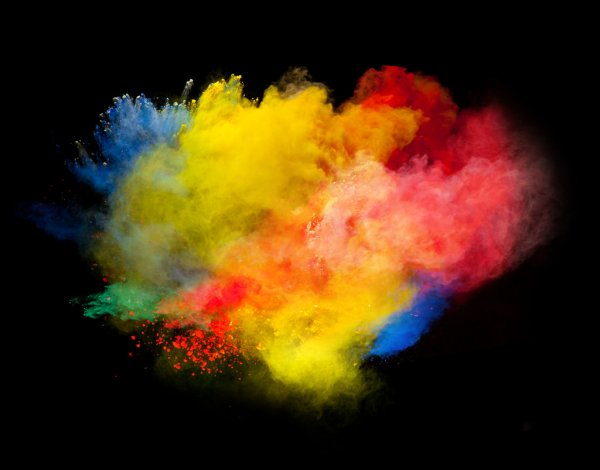
#> input picture colors.jpg, 600 x 470 px
$ jupyter execute clustering.ipynb   (shell and % lines are left out)
#> lines starting #> are read from the running program, lines starting #| are printed output that depends on the picture
<div  align="center" style="font-family: Arial; font-size:1.8em;color:green;"> ***  Compte rendu TP N°2  ***</div >
<div align="center" style="font-family: Arial; font-size:1.8em;color:gold;"> Segmentation  </div>

<p style="font-family: Arial; font-size:1.8em;color:gold;">  Bedhief  Safwa </p>

<p style="font-family: Arial; font-size:1.8em;color:silver;"> 3DNI 1 </p>

<!-- -->

<!-- -->

[cell 1]
import numpy as np
import cv2
from sklearn.cluster import KMeans
from sklearn.cluster import MiniBatchKMeans
import skimage.io
import matplotlib.pyplot as plt

image = cv2.imread('colors.jpg')
#> image is the input picture: shape (470, 600, 3); mean B, G, R 16.9, 46.4, 71.9
(h1, w1) = image.shape[:2]
#> h1 = 470; w1 = 600

image = cv2.cvtColor(image, cv2.COLOR_BGR2LAB)
#> image: shape (470, 600, 3); mean of channels 0, 1, 2 56.9, 135.8, 146.1
image = image.reshape((image.shape[0] * image.shape[1], 3))

clt = KMeans(n_clusters = 8)

labels = clt.fit_predict(image)
quant = clt.cluster_centers_.astype("uint8")[labels]

#reshape the feature vectors to images
quant = quant.reshape((h1, w1, 3))
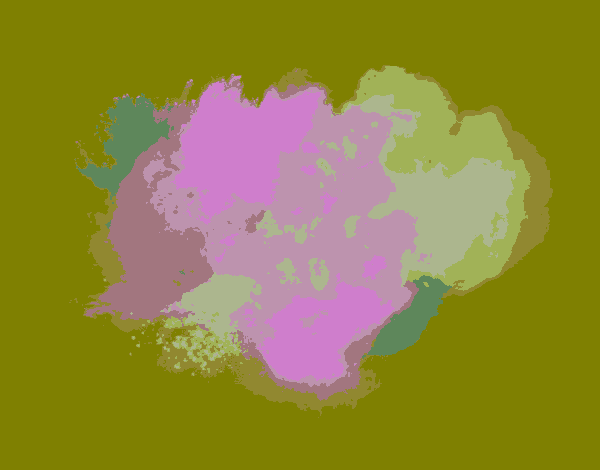
#> quant: shape (470, 600, 3); mean of channels 0, 1, 2 56.6, 135.4, 145.3; drawn as B, G, R
image = image.reshape((h1, w1, 3))

# convert from L*a*b* to RGB
quant = cv2.cvtColor(quant, cv2.COLOR_LAB2BGR)
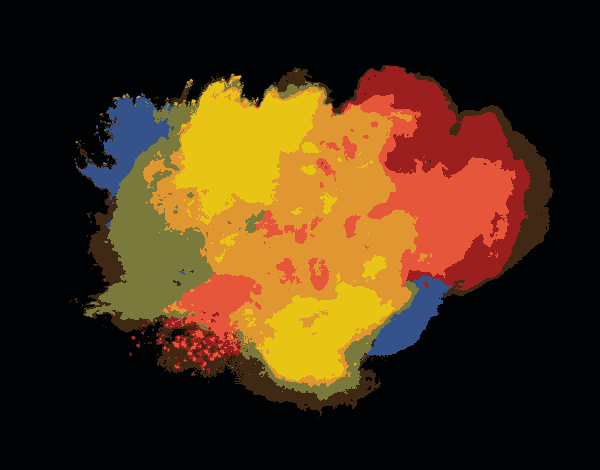
#> quant: shape (470, 600, 3); mean B, G, R 21.2, 47.5, 71
image = cv2.cvtColor(image, cv2.COLOR_LAB2BGR)

cv2.imwrite('color8.jpg', quant)
plt.imshow(image)

cv2.imread('colors.jpg')
cv2.waitKey(0)
cv2.destroyAllWindows()

<p style="font-family: Arial; font-size:50xp;">  pour  k=2,3,4et 8
 </p>

<p style="font-family: Arial; font-size:50xp;color:magenta;"> --> Remarque :  plus K augmente plus image proche de l'image origine
 </p>

[cell 2]
plt.imshow(image)

[cell 3]
import skimage.io
import matplotlib.pyplot as plt
import cv2

img_path="colors.jpg"
img = skimage.io.imread(img_path)/255.0

def plotnoise(img, mode, r, c, i):
#> called with mode = 'gaussian', r = 4, c = 2, i = 1
    plt.subplot(r,c,i)
    if mode is not None:
        gimg = skimage.util.random_noise(img, mode=mode)
        plt.imshow(gimg)
        img_noised=gimg

        cv2.imwrite('imagenoised.jpg', img_noised)
    else:
        plt.imshow(img)
    plt.title(mode)
    plt.axis("off")

plt.figure(figsize=(18,24))
r=4
c=2
plotnoise(img, "gaussian", r,c,1)
plotnoise(img, "localvar", r,c,2)
plotnoise(img, "poisson", r,c,3)
plotnoise(img, "salt", r,c,4)
#> call 4 of plotnoise, with mode = 'salt', r = 4, c = 2, i = 4
#> in plotnoise (call 4), `gimg = skimage.util.random_noise(img, mode=mode)`:
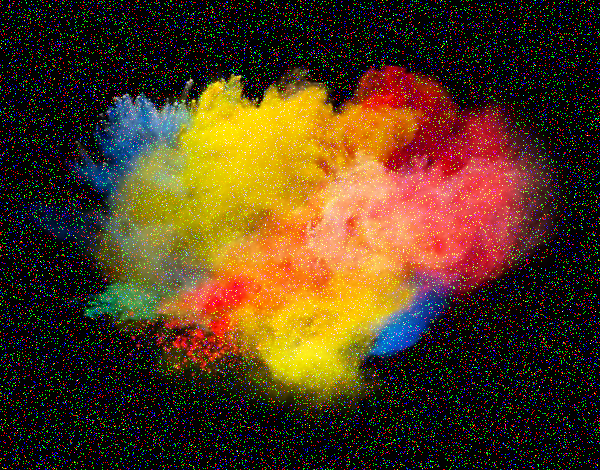
#> gimg: shape (470, 600, 3) float64; mean R, G, B 0.318, 0.223, 0.113
#> in plotnoise (call 4), `cv2.imwrite('imagenoised.jpg', img_noised)`:
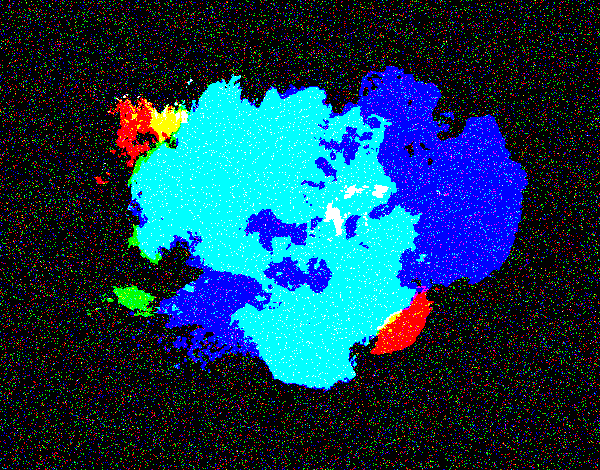
#> saved as imagenoised.jpg: shape (470, 600, 3); mean B, G, R 0.332, 0.226, 0.0678; drawn with 1 as white
plotnoise(img, "pepper", r,c,5)
plotnoise(img, "s&p", r,c,6)
#> in plotnoise (call 6), `gimg = skimage.util.random_noise(img, mode=mode)`:
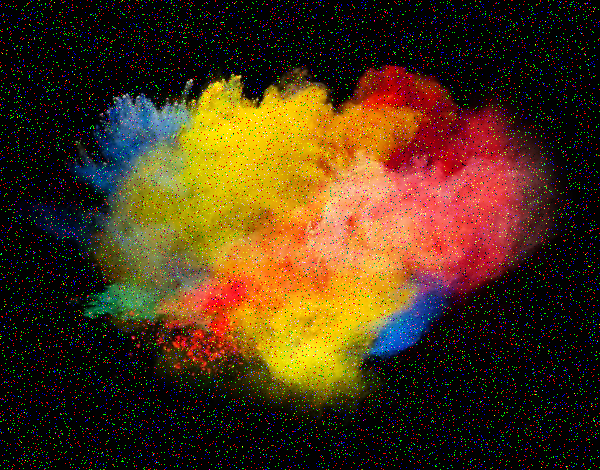
#> gimg: shape (470, 600, 3) float64; mean R, G, B 0.293, 0.198, 0.088
#> in plotnoise (call 6), `cv2.imwrite('imagenoised.jpg', img_noised)`:
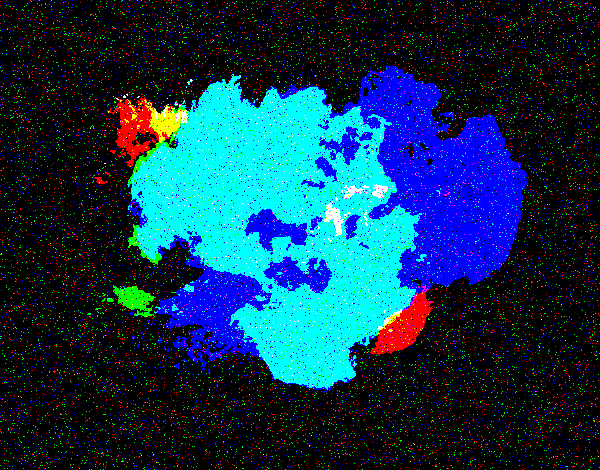
#> saved as imagenoised.jpg: shape (470, 600, 3); mean B, G, R 0.307, 0.201, 0.0428; drawn with 1 as white
plotnoise(img, "speckle", r,c,7)
#> in plotnoise (call 7), `cv2.imwrite('imagenoised.jpg', img_noised)`:
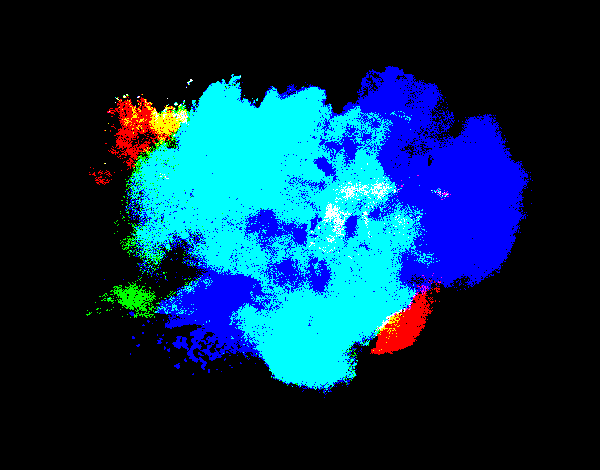
#> saved as imagenoised.jpg: shape (470, 600, 3); mean B, G, R 0.295, 0.182, 0.0196; drawn with 1 as white
plotnoise(img, None, r,c,8)
plt.show()

<p style="font-family: Arial; font-size:1.8em;color:magenta;">-->  on a appliquer les differents filters au image origine
</p>

[cell 4]
import numpy as np
import cv2
from matplotlib import pyplot as plt

imag = cv2.imread('colors.jpg')
# convert  to grayscale
gray = cv2.cvtColor(imag, cv2.COLOR_BGR2GRAY)
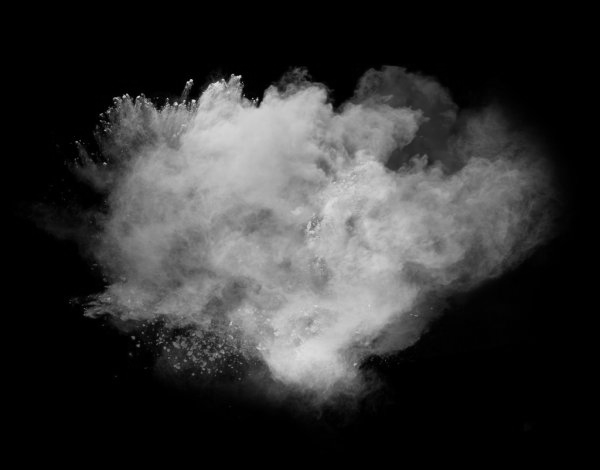
#> gray: shape (470, 600); min 0, max 227, mean 50.7

# convert  to float64
gray = np.float64(imag)
#> gray: shape (470, 600, 3) float64

# create a noise of variance 25
noise = np.random.randn(*gray.shape)*10

# Add this noise to images
noisy = gray+noise
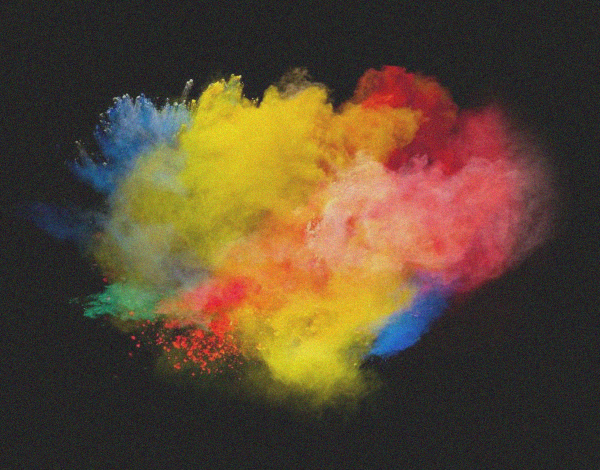
#> noisy: shape (470, 600, 3) float64; mean B, G, R 16.9, 46.5, 71.9; drawn with min black and max white

# Convert back to uint8
noisy = np.uint8(np.clip(noisy,0,255))

# Denoise
dst = cv2.fastNlMeansDenoisingColored(noisy,None,10,10,7,21)

cv2.imwrite('denoisedimage.jpg', dst)
cv2.imwrite('noiseimage.jpg', noisy)

plt.figure(figsize=(18,24))
plt.subplot(141),plt.imshow(imag)
plt.gca().set_title('image origin')

plt.subplot(142),plt.imshow(gray)
plt.gca().set_title('image gray')

plt.subplot(143),plt.imshow(noisy)
plt.gca().set_title('image noised')

plt.subplot(144),plt.imshow(dst)
plt.gca().set_title('image denoised')

plt.show()
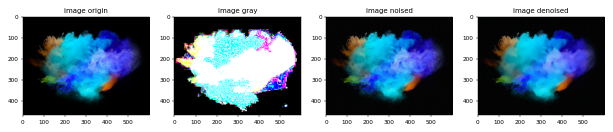
#> figure drawn by matplotlib, 4 panels; B, G, R data is drawn as R, G, B

$ run again, with color1.jpg copied over colors.jpg
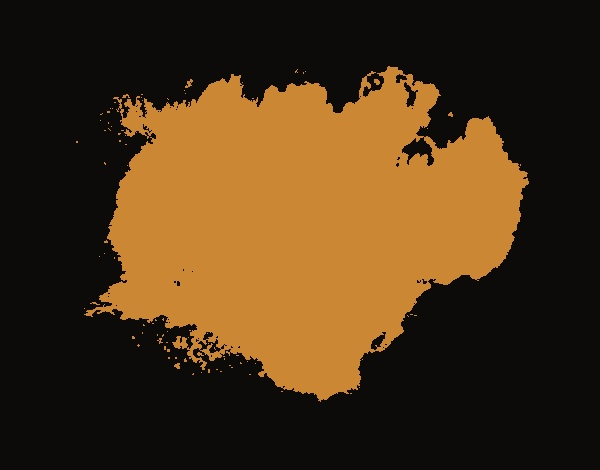
#> input picture color1.jpg, 600 x 470 px
#> image is the input picture: shape (470, 600, 3); mean B, G, R 23.4, 51.7, 74.8
#> `noisy = gray+noise`:
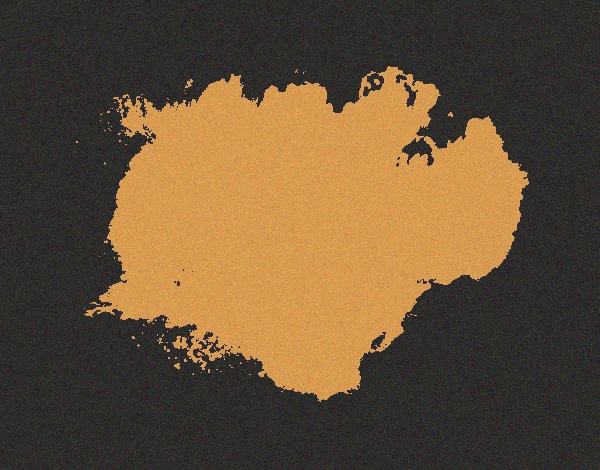
#> noisy: shape (470, 600, 3) float64; mean B, G, R 23.4, 51.7, 74.8; drawn with min black and max white
#> `plt.show()`:
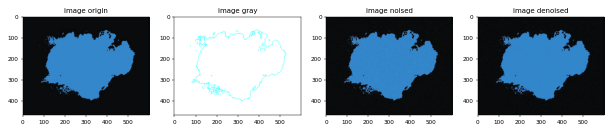
#> figure drawn by matplotlib, 4 panels; B, G, R data is drawn as R, G, B
